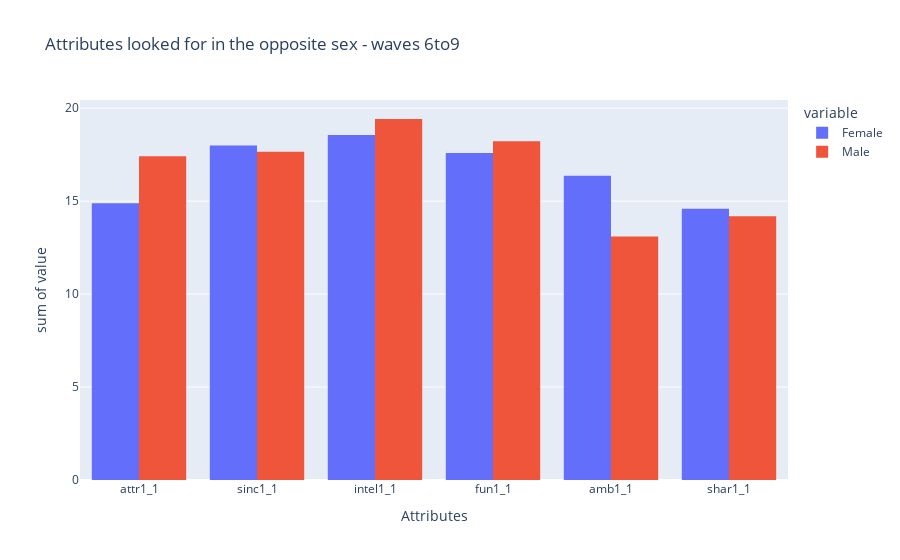

Write notebook code for a chart like this one.
### Code cell
df_waves_6to9_mean = df_waves_6to9.groupby("gender").mean().reset_index().drop(["gender","wave"], axis=1)
display(df_waves_6to9_mean)

df_waves_6to9_mean_T = df_waves_6to9_mean.T.reset_index()
df_waves_6to9_mean_T.columns = ['Attributes', 'Female','Male']
display(df_waves_6to9_mean_T)

histo_waves_6to9 = px.histogram(df_waves_6to9_mean_T, x="Attributes", y=["Female","Male"], barmode='group', title="Attributes looked for in the opposite sex - waves 6to9")
histo_waves_6to9.show()

### Figure 1 — Plotly figure (JSON) as saved in the notebook; plotly's stock layout.template omitted (floating-point values rounded to 4 significant figures)
{"data": [{"alignmentgroup": "True", "bingroup": "x", "histfunc": "sum", "hovertemplate": "variable=Female<br>Attributes=%{x}<br>sum of value=%{y}<extra></extra>", "legendgroup": "Female", "marker": {"color": "#636efa", "pattern": {"shape": ""}}, "name": "Female", "offsetgroup": "Female", "orientation": "v", "showlegend": true, "type": "histogram", "x": ["attr1_1", "sinc1_1", "intel1_1", "fun1_1", "amb1_1", "shar1_1"], "xaxis": "x", "y": [14.89, 17.99, 18.56, 17.59, 16.37, 14.59], "yaxis": "y"}, {"alignmentgroup": "True", "bingroup": "x", "histfunc": "sum", "hovertemplate": "variable=Male<br>Attributes=%{x}<br>sum of value=%{y}<extra></extra>", "legendgroup": "Male", "marker": {"color": "#EF553B", "pattern": {"shape": ""}}, "name": "Male", "offsetgroup": "Male", "orientation": "v", "showlegend": true, "type": "histogram", "x": ["attr1_1", "sinc1_1", "intel1_1", "fun1_1", "amb1_1", "shar1_1"], "xaxis": "x", "y": [17.42, 17.65, 19.42, 18.22, 13.11, 14.18], "yaxis": "y"}], "layout": {"barmode": "group", "legend": {"title": {"text": "variable"}, "tracegroupgap": 0}, "title": {"text": "Attributes looked for in the opposite sex - waves 6to9"}, "xaxis": {"anchor": "y", "domain": [0, 1], "title": {"text": "Attributes"}}, "yaxis": {"anchor": "x", "domain": [0, 1], "title": {"text": "sum of value"}}}}
